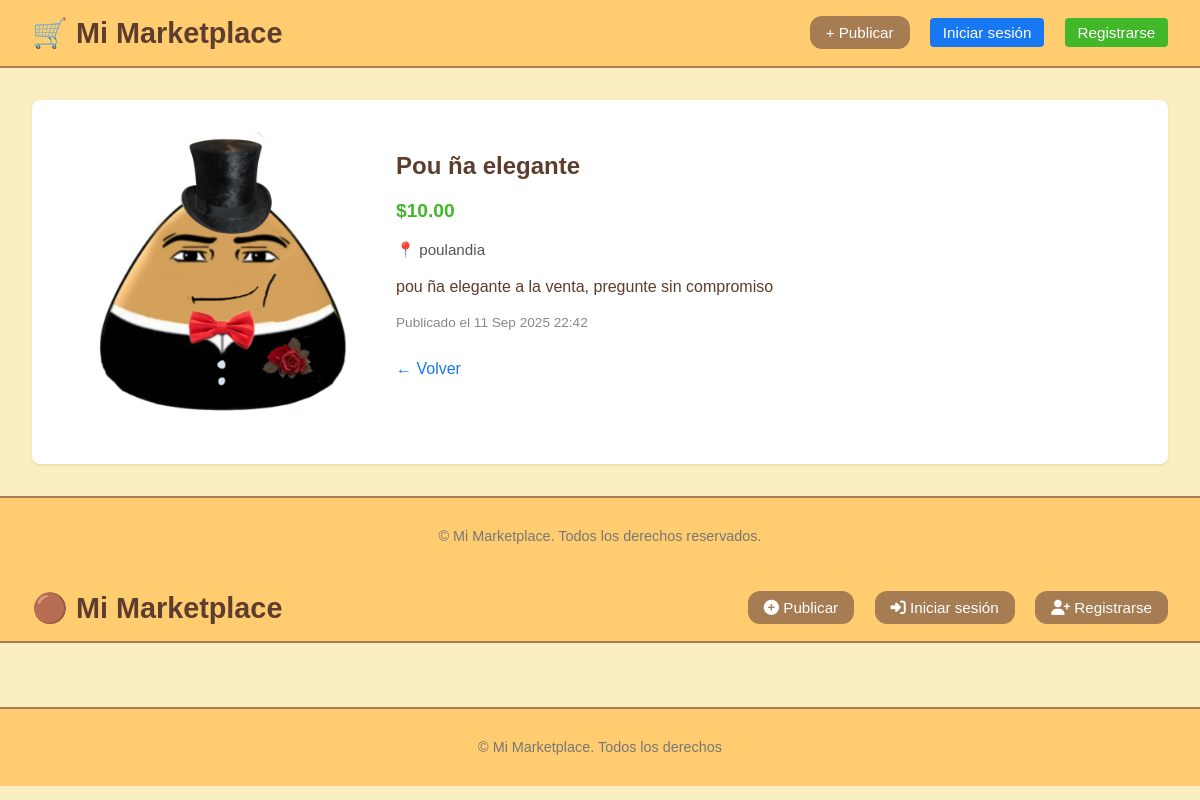
/producto/2/, run on the app's committed database.
### publicaciones/models.py (models this page shows, shortened)
class Producto(models.Model):
    vendedor = models.ForeignKey(User, on_delete=models.CASCADE)
    titulo = models.CharField(max_length=120)
    descripcion = models.TextField()
    precio = models.DecimalField(max_digits=10, decimal_places=2)
    ubicacion = models.CharField(max_length=100)
    imagen = models.ImageField(upload_to='productos/')
    fecha_publicacion = models.DateTimeField(auto_now_add=True)
    class Meta:
        ordering = ['-fecha_publicacion']

### publicaciones/views.py (the view)
# urls.py: path('producto/<int:pk>/', ProductoDetailView.as_view(), name='detalle_producto'),
class ProductoDetailView(DetailView):
    model = Producto
    template_name = 'marketplace/detalle.html'
    context_object_name = 'producto'

### templates/marketplace/detalle.html (shortened to what this page needs)
{% extends 'base.html' %}
{% block contenido %}
<div class="detalle-producto">
  <img src="{{ producto.imagen.url }}" alt="{{ producto.titulo }}">
  <div class="info-detalle">
    <h2>{{ producto.titulo }}</h2>
    <p class="precio">${{ producto.precio }}</p>
    <p class="ubicacion">📍 {{ producto.ubicacion }}</p>
    <p class="descripcion">{{ producto.descripcion }}</p>
    <p class="fecha">Publicado el {{ producto.fecha_publicacion|date:"d M Y H:i" }}</p>
    <a href="{% url 'marketplace:lista_productos' %}" class="btn-volver">← Volver</a>
  </div>
</div>
{% endblock %}

### templates/base.html (style rules this page uses)
body { font-family: 'Segoe UI', sans-serif; background-color: #f5f6f8; margin: 0; color: #333; }
body { background-color: #fbeec1; font-family: 'Comic Sans MS', cursive, sans-serif; color: #5c3d2e; }
body { background-color: #fbeec1; font-family: 'Comic Sans MS', cursive, sans-serif; color: #5c3d2e; margin: 0; }

### templates/marketplace/detalle.html (style rules this page uses)
.detalle-producto { display: flex; flex-wrap: wrap; gap: 2rem; background: #fff; padding: 2rem; border-radius: 8px; box-shadow: 0 1px 3px rgba(0,0,0,0.1); }
.detalle-producto img { width: 300px; height: auto; object-fit: cover; border-radius: 6px; }
.info-detalle { flex: 1; }
.btn-volver { display: inline-block; margin-top: 1rem; text-decoration: none; color: #1877f2; }
.precio { color: #42b72a; font-weight: bold; font-size: 1.2rem; }
.ubicacion { font-size: 0.95rem; color: #555; }
.descripcion { margin-top: 1rem; line-height: 1.5; }
.fecha { font-size: 0.85rem; color: #888; margin-top: 1rem; }

### data on the page
Producto: imagen (picture), titulo "Pou ña elegante", precio "10.00", ubicacion "poulandia", descripcion "pou ña elegante a la venta, pregunte sin compromiso", fecha_publicacion "11 Sep 2025 22:42"
